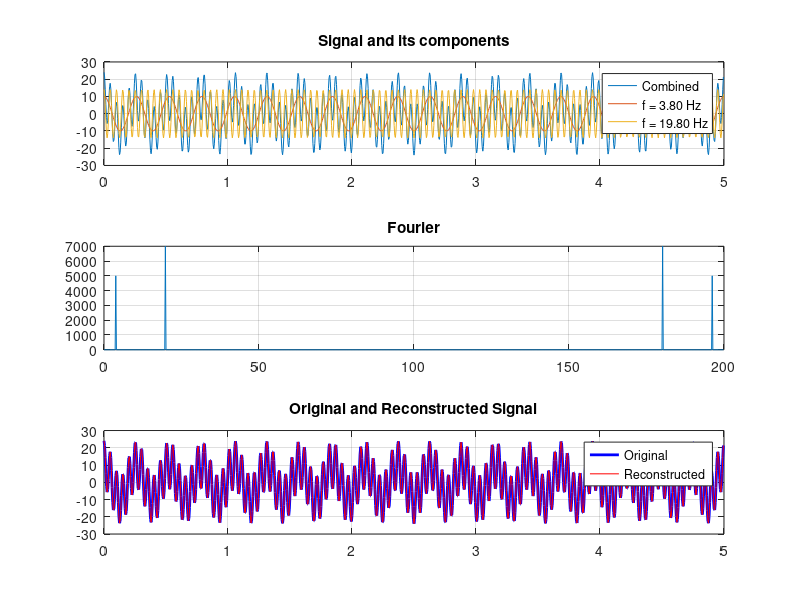

MATLAB code to generate this figure: (Note: this script raises an error after producing the figure.)
% Muzzio Lab, 2020-08-25
% Marc Normandin
% Demo written to show signal reconstruction from FFT
% without using ifft.

clear all
close all
clc

% our system's sampling rate
fs = 200;
N = 1000; % number of samples

% these are the sample times
sample_t = (0:N-1)/fs;

% these are the sample frequencies (of the Fourier transform)
sample_f = (0:N-1)*fs / N;

% Our signal will be composed of pure sinusoids of these frequencies
%f = [10, 30]; % might not be fourier frequencies
% use this for exact frequencies (perfect reconstruction)
f = [sample_f(20), sample_f(100)];

% and these amplitudes
a = [10, 14];
% the frequencies will not necessarily be those sampled by the FFT

% Make the pure signals for demonstration, and the combined signal
s_pure = zeros(length(f), N);
s_legend = cell(length(f)+1,1);
s_legend{1} = 'Combined';

for i = 1:length(f)
    s_pure(i,:) = a(i) * cos(2*pi*f(i)*sample_t); % no phase
    s_legend{i+1} = sprintf('f = %0.2f Hz', f(i));
end
s = sum(s_pure, 1);

% Compute the FFT
X = fft(s);
mag_X = abs(X);
phase_X = angle(X);

% reconstruct the signal from the fourier transform directly
recon_s = zeros(1,N);
for n = 1:N
    for k = 1:N/2
        recon_s(n) = recon_s(n) + mag_X(k) * cos(2*pi* (k-1) * (n-1) / N + phase_X(k)) * (2/N);
    end
end

p = 3; q = 1; r = 1;
figure

ax(r) = subplot(p,q,r);
r = r + 1;
plot(sample_t, s)
for i = 1:size(s_pure,1)
    hold on
    plot(sample_t, s_pure(i,:))
end
grid on
title('Signal and its components')
legend(s_legend)

bx(r) = subplot(p,q,r);
r = r + 1;
plot(sample_f, abs(X))
title('Fourier')
grid on

ax(r) = subplot(p,q,r);
r = r + 1;
plot(sample_t, s, 'b-', 'linewidth', 2)
hold on
plot(sample_t, recon_s, 'r-')
legend({'Original', 'Reconstructed'})
grid on
title('Original and Reconstructed Signal')

linkaxes(ax, 'xy')
